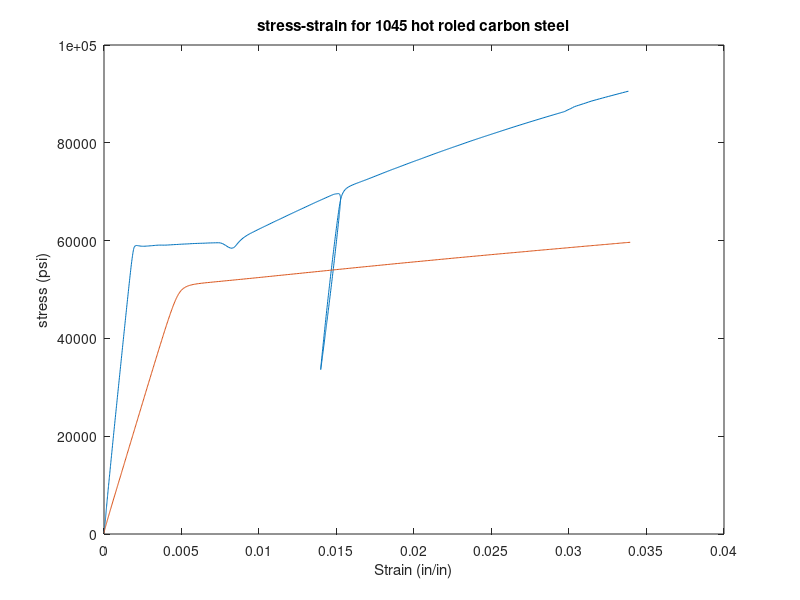

Write MATLAB code to recreate this figure.
% By Jason Yao

% Exercise 1
load sf1045.txt; % Loads the data file
format long; % Allows for the whole dataset to be read (long digits)
%sf1045(1:9,:)

% Separation of the data set into discrete vectors
strain = sf1045(:,1); % strain (in/in)
force = sf1045(:,2); % force (lb*f)
d = 0.505; % diameter of material

% Calculation
stress = force/(pi*((d/2)^2));

load sfalum.txt; % Loads the data file
format long; % Allows for the whole dataset to be read (long digits)

% Separation of the data set into discrete vectors
strain2 = sfalum(:,1); % strain (in/in)
force2 = sfalum(:,2); % force (lb*f)
d2 = 0.505; % diameter of material

% Calculation
stress2 = force2/(pi*((d2/2)^2));

% Plot
plot(strain, stress, strain2, stress2)
xlabel('Strain (in/in)')
ylabel('stress (psi)')
title('stress-strain for 1045 hot roled carbon steel')